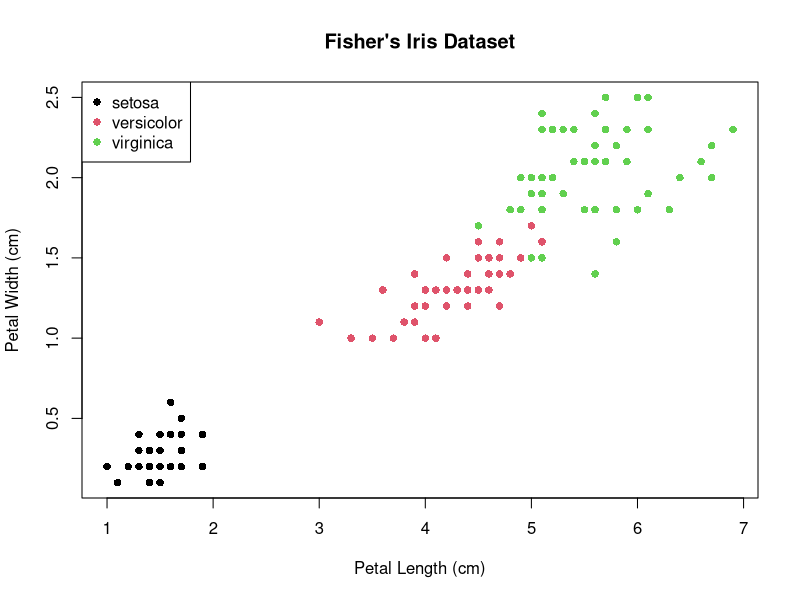

The R source for this figure:
plot(iris$Petal.Length, iris$Petal.Width,
     xlab = 'Petal Length (cm)', ylab = 'Petal Width (cm)',
     main = "Fisher's Iris Dataset", pch= 16, col = iris$Species)
legend('topleft', legend = levels(iris$Species), pch = 16, col=c(1,2,3))
